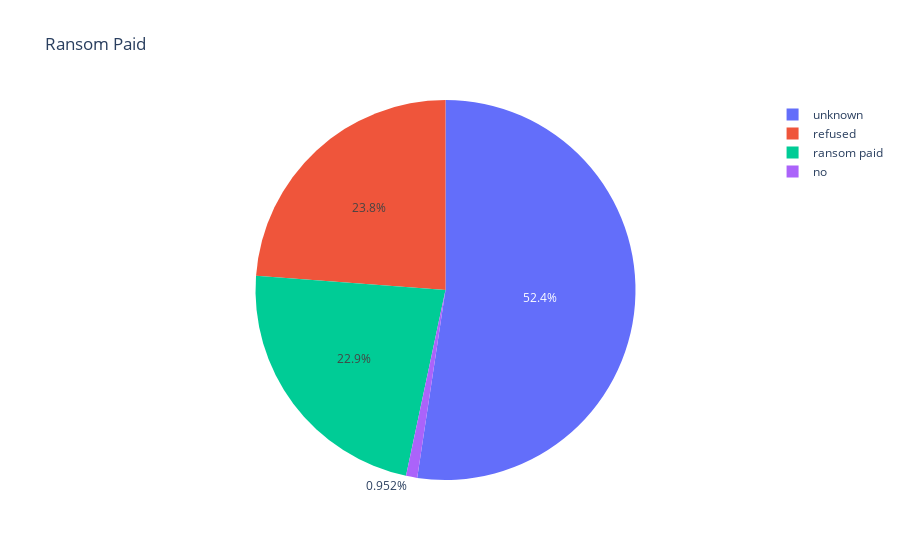

The code cell stored with this chart in its notebook:
### Code cell
rp=df['Ransom Paid'].value_counts()
fig = px.pie(df,names=rp.index.values,values=rp,title='Ransom Paid')
fig

### Figure 1 — Plotly figure (JSON) as saved in the notebook; plotly's stock layout.template omitted (floating-point values rounded to 4 significant figures)
{"data": [{"domain": {"x": [0, 1], "y": [0, 1]}, "hovertemplate": "label=%{label}<br>value=%{value}<extra></extra>", "labels": ["unknown", "refused", "ransom paid", "no"], "legendgroup": "", "name": "", "showlegend": true, "type": "pie", "values": [55, 25, 24, 1]}], "layout": {"legend": {"tracegroupgap": 0}, "title": {"text": "Ransom Paid"}}}
